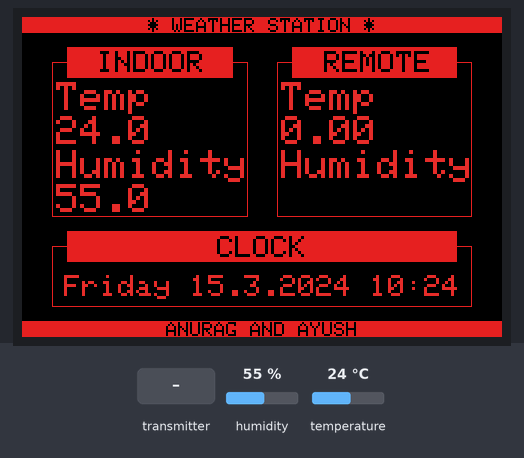
Bench run of a sketch on a simulated Arduino Mega 2560, built with avr-gcc and run on an emulated ATmega2560. Shown: 480×320 colour display. Inputs (shaded band) come from the test bench; at power-on: temperature 24 °C, humidity 55 %. The local clock reads 2024-03-15 10:24:30 at power-on unless the sketch sets it; no radio packets arrive unless stated; what the sketch prints to the serial monitor is not drawn.

Above: at 1.6 s.
1.7 s: temperature set to 9 °C
At 2.8 s:
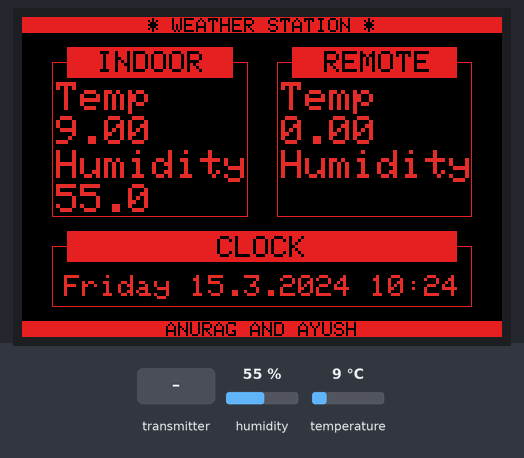
4.0 s: the transmitter starts sending temperature = 25
At 5.1 s:
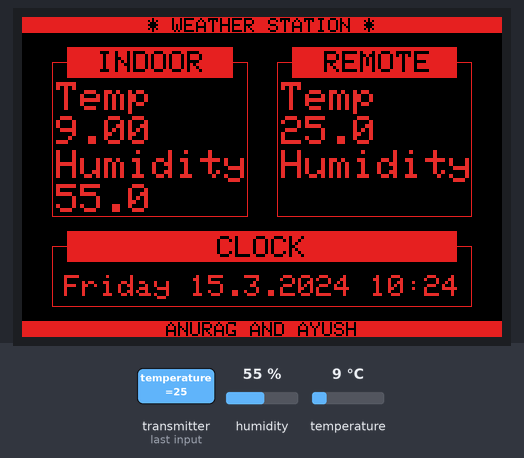
5.5 s: the transmitter starts sending humidity = 25
At 6.2 s:
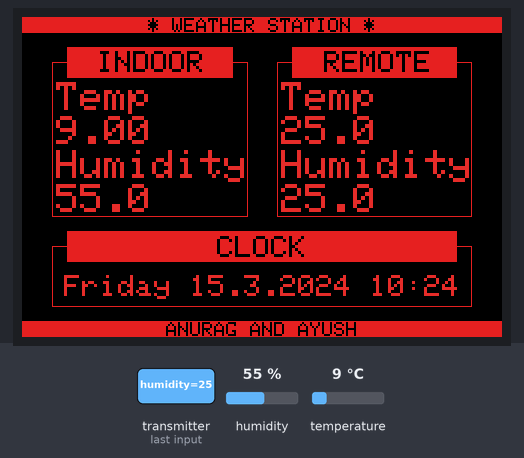
7.0 s: the transmitter starts sending humidity = 100
At 7.3 s:
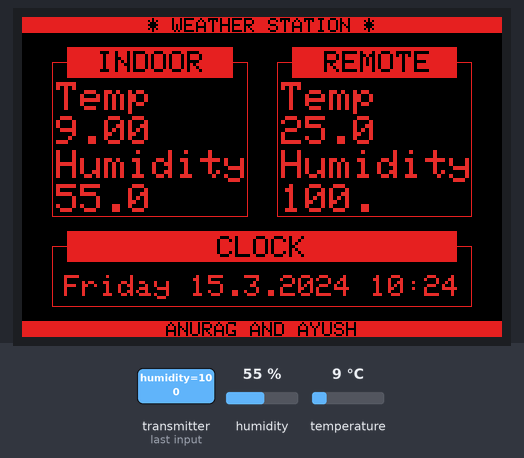
8.5 s: humidity set to 22 %
At 9.3 s:
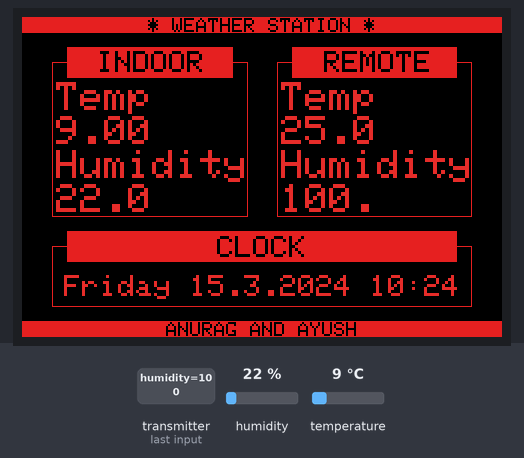
10.0 s: the transmitter starts sending temperature = 50
At 31.2 s:
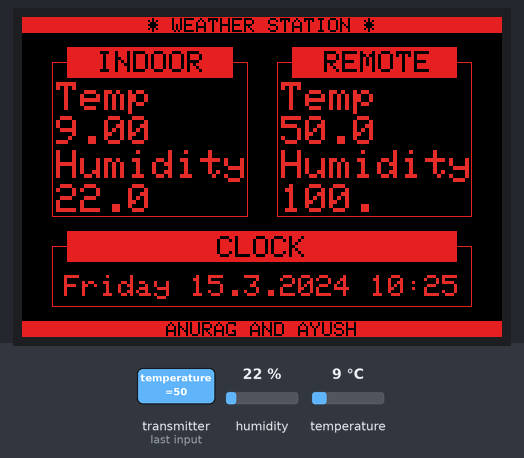
Timing chart, 0 to 31.5 s (numbered marks = the images above; inputs shaded):
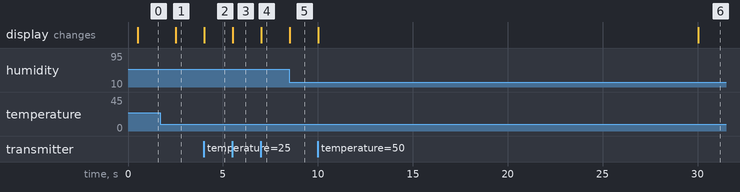

Measured:
- after the input at 1.7 s, the display: changes after 0.81 s (image 1)
- after the input at 4.0 s, the display: changes at once (image 2)
- after the input at 5.5 s, the display: changes at once (image 3)
- after the input at 7.0 s, the display: changes at once (image 4)
- after the input at 8.5 s, the display: changes at once (image 5)
- after the input at 10.0 s, the display: first changes at once (image 6 shows a later state)

The sketch:

main.ino
```cpp
#include <LCDWIKI_GUI.h>
#include <LCDWIKI_KBV.h>
#include <Sodaq_DS3231.h>
#include "DHT.h"
#include "RF24.h"

#define DHTPIN 31
#define DHTTYPE DHT22

// DHT object initialization -- Temperature and Humidity Sensor
DHT dht(DHTPIN, DHTTYPE);

// RF24 object initialization -- Wireless Communitication Module
RF24 myRadio (34,33);
const byte address[6] = "00001";      // address string for crc

// LCDWIKI_KBV object initialization -- TFT Display Module
LCDWIKI_KBV my_lcd(ILI9486,A3,A2,A1,A0,A4);
int16_t xmax = my_lcd.Get_Display_Height()-1;
int16_t ymax = my_lcd.Get_Display_Width()-1;

// Structure and Variable for data from Remote Location
struct package
{
  float temperature ;
  float humidity ;
} data;

float previousRemoteHumidity = 0.1;
float previousRemoteTemperature = 0.1;
float remoteHumidity = 0.0;
float remoteTemperature = 0.0;

// Variables for data from Indoor Location
float previousIndoorHumidity = 0;
float previousIndoorTemperature = 10;
float indoorHumidity = 0;
float indoorTemperature = 0;

// Variables for Clock Module
String dateString;
String hours;
int minuteNow=0;
int minutePrevious=0;

// Only for first time to setup clock time
void setRTCTime()
{
  // Adjust date-time as defined 'dt'
  // Year, Month, Day, Hour, Minutes, Seconds, Day of Week
  DateTime dt(2019, 4, 27, 18, 57, 15, 6);
  rtc.setDateTime(dt);
}

// Function to print string on display
void show_string(uint8_t *str, int16_t x, int16_t y, uint8_t csize, uint16_t fc, uint16_t bc, boolean mode)
{
    my_lcd.Set_Text_Mode(mode);
    my_lcd.Set_Text_Size(csize);
    my_lcd.Set_Text_colour(fc);
    my_lcd.Set_Text_Back_colour(bc);
    my_lcd.Print_String(str,x,y);
}

// --- Main Display ---
void UI_setup(void)
{
  my_lcd.Set_Draw_color(230, 35, 35);

  // header
  my_lcd.Fill_Rectangle(0, 0, xmax, 15);
  show_string("* WEATHER STATION *", CENTER, 1, 2, 0x0000, 0, 1);

  // footer
  my_lcd.Fill_Rectangle(0, ymax-15, xmax, ymax);
  show_string("ANURAG AND AYUSH", CENTER, ymax-14 , 2, 0x0000, 0, 1);

  // indoor
  my_lcd.Draw_Rectangle(30, 45, (xmax+1)/2 - 15, ymax-120);
  my_lcd.Fill_Rectangle(45, 30, (xmax+1)/2 - 30, 60);
  show_string("INDOOR", 75, 34, 3, 0x0000, 0, 1);
  show_string("Temp", 34, 65 , 4, 0xE165, 0, 1);
  show_string("Humidity", 34, 133 , 4, 0xE165, 0, 1);

  // outdoor
  my_lcd.Draw_Rectangle((xmax+1)/2 + 15, 45, xmax-30, ymax-120);
  my_lcd.Fill_Rectangle((xmax+1)/2 + 30, 30, xmax-45, 60);
  show_string("REMOTE", (xmax+1)/2 + 62, 34, 3, 0x0000, 0, 1);
  show_string("Temp", (xmax+1)/2 + 19, 65 , 4, 0xE165, 0, 1);
  show_string("Humidity", (xmax+1)/2 + 19, 133 , 4, 0xE165, 0, 1);

  // clock
  my_lcd.Draw_Rectangle(30, ymax-90 , xmax-30 , ymax-30 );
  my_lcd.Fill_Rectangle(45, ymax-105 , xmax-45 , ymax-75 );
  show_string("CLOCK", CENTER, ymax-100, 3, 0x0000, 0, 1);
}

// ----- CLOCK -----
String getDayOfWeek(int i)
{
  switch(i)
  {
    case 1:   return "Monday";    break;
    case 2:   return "Tuesday";   break;
    case 3:   return "Wednesday"; break;
    case 4:   return "Thursday";  break;
    case 5:   return "Friday";    break;
    case 6:   return "Saturday";  break;
    case 7:   return "Sunday";    break;
    default:  return "Monday";    break;
  }
}

void getTime()
{
   DateTime now = rtc.now();  //get the current date-time
   minuteNow = now.minute();
   if(minuteNow!=minutePrevious)
   {
    dateString = getDayOfWeek(now.dayOfWeek())+" ";
    dateString = dateString+String(now.date())+"."+String(now.month());
    dateString= dateString+"."+ String(now.year());
    minutePrevious = minuteNow;
    hours = String(now.hour());
    if(now.minute()<10)
      hours = hours+":0"+String(now.minute());
    else
      hours = hours+":"+String(now.minute());
    String dateAndTime = dateString+" "+hours;
    Serial.println(dateAndTime);
    uint8_t buf[50];
    dateAndTime.toCharArray(buf,50);
    my_lcd.Set_Draw_color(0, 0, 0);
    my_lcd.Fill_Rectangle(31, ymax-74 , xmax-31 , ymax-31 );
    show_string(buf, CENTER, ymax-61, 3, 0xE165, 0, 1);
   }
}

// --- Indoor Temperature ---
void printIndoorTemperature()
{
  indoorTemperature = dht.readTemperature();
  String temperature = String(indoorTemperature);;
  if(indoorTemperature != previousIndoorTemperature & temperature!=" NAN")
  {
    temperature[4]=' ';//'C';
    Serial.println("Indoor Temperature : "+temperature);
    uint8_t buf[6];
    temperature.toCharArray(buf,6);
    my_lcd.Set_Draw_color(0, 0, 0);
    my_lcd.Fill_Rectangle(31, 98, (xmax+1)/2 - 16, 132);
    show_string(buf , 34, 99 , 4, 0xE165, 0, 1);
    previousIndoorTemperature = indoorTemperature;
  }
}

// --- Indoor Humidity ---
void printIndoorHumidity()
{
  previousIndoorHumidity = indoorHumidity;
  indoorHumidity = dht.readHumidity();
  String humidity = String(indoorHumidity);
  if(indoorHumidity != previousIndoorHumidity & humidity!=" NAN")
  {
    humidity[4]=' ';//'%';
    Serial.println("Indoor Humidity : "+humidity);
    uint8_t buf[6];
    humidity.toCharArray(buf,6);
    my_lcd.Set_Draw_color(0, 0, 0);
    my_lcd.Fill_Rectangle(31, 166, (xmax+1)/2 - 16, 198);
    show_string(buf, 34, 167 , 4, 0xE165, 0, 1);
    previousIndoorHumidity = indoorHumidity;
  }
}

// --- Getting data from Remote Communication ---
void checkForWirelessData()
{
  if ( myRadio.available())
    {
      myRadio.read( &data, sizeof(data) );
      previousRemoteTemperature = remoteTemperature;
      previousRemoteHumidity = remoteHumidity;
      remoteTemperature = data.temperature;
      remoteHumidity = data.humidity;
    }
}

// --- Remote Temperature ---
void printRemoteTemperature()
{
  String temperature;
  if(remoteTemperature != previousRemoteTemperature)
  {/*
    if(remoteHumidity == 0.0 && remoteTemperature == 0.0) //We just booted up
      temperature = "---";
    else
    {  */
      temperature = String(remoteTemperature);
      temperature[4]=' ';//'C';
      Serial.println("Remote Temperature : "+temperature);
      uint8_t buf[6];
      temperature.toCharArray(buf,6);
      my_lcd.Set_Draw_color(0, 0, 0);
      my_lcd.Fill_Rectangle((xmax+1)/2 + 16, 98, xmax-31, 132);
      show_string(buf, (xmax+1)/2 + 19, 99 , 4, 0xE165, 0, 1);
      previousRemoteTemperature = remoteTemperature;
   // }
  }
}

// --- Remote Humidity ---
void printRemoteHumidity()
{
  String humidity;
  if(remoteHumidity != previousRemoteHumidity)
  {
    if(remoteHumidity == 0.0 && remoteTemperature == 0.0) //We just booted up
      humidity = "---";
    else
    {
      humidity = String(remoteHumidity,1);
      humidity[4]=' ';//'%';
      Serial.println("Remote Humidity : "+humidity);
      uint8_t buf[6];
      humidity.toCharArray(buf,6);
      my_lcd.Set_Draw_color(0, 0, 0);
      my_lcd.Fill_Rectangle((xmax+1)/2 + 16, 166, xmax-31, 198);
      show_string(buf, (xmax+1)/2 + 19, 167 , 4, 0xE165, 0, 1);
      previousRemoteHumidity = remoteHumidity;
    }
  }
}


void setup()
{
  Serial.begin(9600);
  my_lcd.Init_LCD();
  Serial.println(my_lcd.Read_ID(), HEX);
  my_lcd.Fill_Screen(0x0);
  my_lcd.Set_Rotation(1);
  UI_setup();
  rtc.begin();
  dht.begin();
  myRadio.begin();
  myRadio.setChannel(115);
  myRadio.setPALevel(RF24_PA_MAX);
  myRadio.setDataRate( RF24_250KBPS ) ;
  myRadio.openReadingPipe(1, address);
  myRadio.startListening();
  delay(100);
}

void loop()
{
  getTime();
  printIndoorTemperature();
  printIndoorHumidity();
  checkForWirelessData();
  printRemoteTemperature();
  printRemoteHumidity();
  //delay();
}
```
